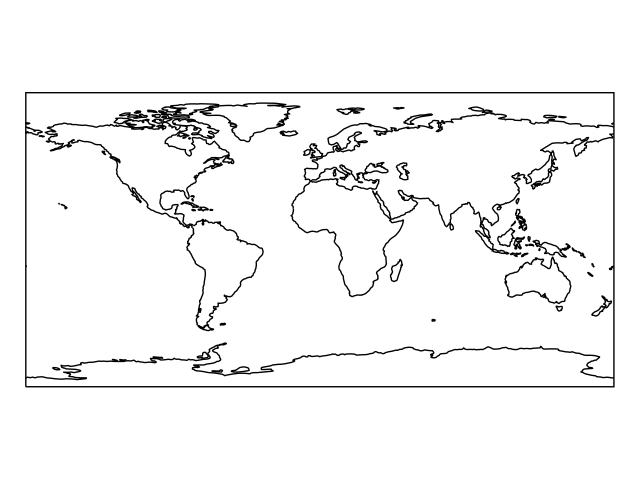

Recreate this plot in Python.
import cartopy.crs as ccrs
import matplotlib.pyplot as plt

ax = plt.axes(projection=ccrs.PlateCarree())
ax.coastlines()

# Save the plot by calling plt.savefig() BEFORE plt.show()
plt.savefig('coastlines.pdf')
plt.savefig('coastlines.png')

plt.show()
